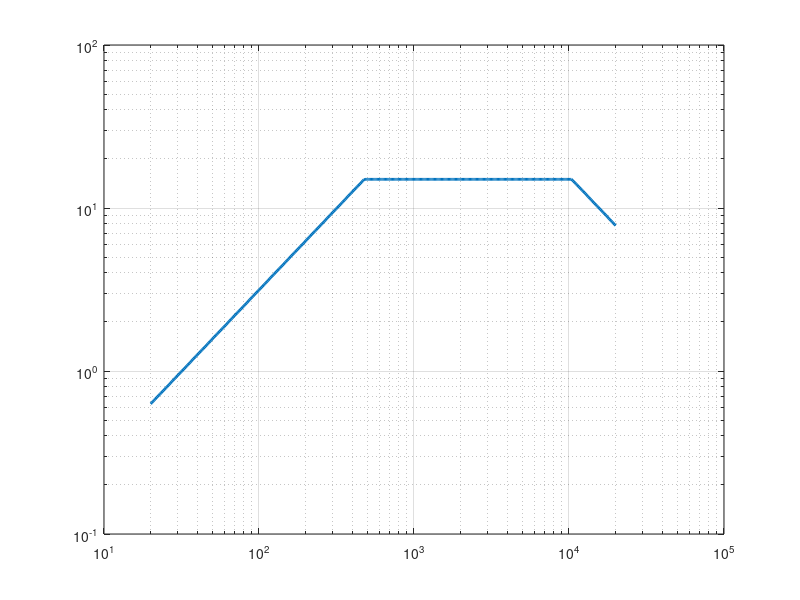

MATLAB code for this plot: (Note: this script raises an error after producing the figure.)
%CARTRIDGE_PARAM_SWEEP_V2
%   Maps which combinations of the two UNMEASURED cartridge parameters
%   (L1, R) are consistent with the AT-VM95E datasheet's published claims.
%
%   ==================================================================
%   CHANGES FROM V1 - three bugs, all of which made the sweep useless
%   ==================================================================
%
%   1. UNITS. Hforce comes out in DYNE per (cm/s), not gram-force.
%      Compliance in cm/dyne and velocity in cm/s make the analogy's
%      impedance dyne-s/cm. V1 compared dynes against a 2.0 gram-force
%      limit - a factor of 980.7 too strict. Fixed by DYNE_PER_GF.
%
%   2. TEST SIGNAL. V1 used a constant 5 cm/s across the whole band.
%      At 20 Hz that implies 5/(2*pi*20) = 398 um of displacement.
%      Real groove modulation peaks near 50 um, so V1 was demanding
%      about 8x the maximum a cutting lathe can physically cut. Force
%      scales as displacement/compliance, so this demanded ~6.2 gf at
%      20 Hz REGARDLESS of L1 and R - criterion B failed everywhere for
%      a reason unrelated to the swept parameters. Fixed by the
%      three-limit velocity envelope below.
%
%   3. PLOTTING. Peak force spans orders of magnitude (Q ~ 63 at R = 2),
%      so contourf put all its levels in one corner. Fixed with log
%      scaling on the force map, explicit clim() on the feasibility map,
%      and margin plots that show HOW MUCH each criterion passes or
%      fails by rather than just whether it does.
%
%   ==================================================================
%   THE VELOCITY ENVELOPE
%   ==================================================================
%   Recorded velocity is bounded by three independent physical limits:
%
%       v(f) = min( 2*pi*f*A_MAX ,  V_MAX ,  a_max/(2*pi*f) )
%              \_____________/      \___/    \____________/
%               displacement-       velocity- acceleration-
%               limited (groove      limited  limited (cutter
%               pitch), LF           midband  and stylus), HF
%
%   With the defaults below, the corners land at ~477 Hz and ~10.4 kHz.
%
%   Consequence worth understanding: in the constant-amplitude region
%   the demanded force is A_MAX/C2 - CONSTANT, and independent of both
%   swept parameters. So the LF end stops discriminating and criterion B
%   starts biting where it should, at the HF resonance, where it
%   discriminates on R through the resonance Q.
%
%   ==================================================================
%   UNITS (the direct analogy's own)
%     mH = mg (mass)          uF = u(cm/dyne) (compliance)
%     ohm = dyne-s/cm         A = cm/s        V = dyne
%   1 um/mN and 1 u(cm/dyne) are numerically identical (both 1e-3 m/N),
%   so datasheet compliance drops straight in with no conversion.
%   ==================================================================

clear; clc; close all;

DYNE_PER_GF = 980.665;   % gravitational acceleration, cm/s^2

%% ------------------------------------------------------------------
%  Known parameters (NOT swept)
%  ------------------------------------------------------------------
C1 = 0.0506e-6;    % vinyl surface compliance, u(cm/dyne).
                   % Property of the record + stylus contact patch, not
                   % the cartridge. Back-calculated from Pspatial's
                   % 25 kHz parallel resonance. Scales roughly as
                   % 1/(contact area) - reduce it to model a Shibata or
                   % microline stylus in the same VM95 body.

C2 = 6.5e-6;       % bearing compliance, u(cm/dyne) = um/mN.
                   % AT-VM95E published DYNAMIC compliance @ 100 Hz.
                   % This is a known datasheet value and is never swept.
                   % (See the Zener note at the bottom for how the
                   % datasheet STATIC compliance enters.)

%% ------------------------------------------------------------------
%  Velocity envelope - what a record can physically carry
%  ------------------------------------------------------------------
A_MAX = 50e-4;     % cm. Peak groove displacement, LF limit. ~50 um is
                   % a loud LP; variable-pitch cutting can exceed it
                   % briefly. This one parameter sets the entire LF
                   % force demand (= A_MAX/C2), so it matters.
V_MAX = 15;        % cm/s. Peak midband velocity. 5 cm/s is the
                   % reference level; 15 is a loud passage.
A_ACC = 1000 * DYNE_PER_GF;   % cm/s^2. Peak acceleration, HF limit.
                   % ~1000 g is the usual figure quoted for tracking-
                   % test records.

%% ------------------------------------------------------------------
%  Acceptance criteria
%  ------------------------------------------------------------------
F_MIN_HF    = 20e3;   % Hz. Lowest acceptable L1/C1 resonance, since AT
                      % specifies response to 20 kHz.
VTF_MAX     = 2.0;    % gram-force. AT-VM95E nominal tracking force.
FLAT_TOL_DB = 5.0;    % dB p-p, 20 Hz - 20 kHz.
                      % *** WEAKEST CRITERION - THIS IS AN ASSUMPTION. ***
                      % AT publishes a response RANGE (20-22 kHz) but no
                      % tolerance, so there is no published number to
                      % test against. Real MM cartridges show +2 to +5 dB
                      % of rise near the tip-mass resonance and that is
                      % normal, not a defect. V1 used 2 dB, which rejects
                      % essentially every physically real cartridge.
                      % Treat results from this criterion with suspicion.

%% ------------------------------------------------------------------
%  Sweep ranges
%  ------------------------------------------------------------------
L1_vec = linspace(0.2e-3, 1.4e-3, 140);   % mg. Typical MM tip mass is
                                          % 0.3-1.0 mg (aluminium
                                          % cantilever).
R_vec  = linspace(5, 200, 140);           % dyne-s/cm. Extended upward
                                          % from V1 - the feasible
                                          % region turns out to sit
                                          % higher than the article's
                                          % R = 40.

f  = logspace(log10(20), log10(20e3), 400);
w  = 2*pi*f;
jw = 1i*w;

%% ------------------------------------------------------------------
%  Build the velocity envelope
%  ------------------------------------------------------------------
v_env = min( min(w*A_MAX, V_MAX), A_ACC./w );   % cm/s vs frequency

f_corner_lo = V_MAX / (2*pi*A_MAX);
f_corner_hi = A_ACC / (2*pi*V_MAX);
fprintf('Velocity envelope corners: %.0f Hz and %.1f kHz\n', ...
        f_corner_lo, f_corner_hi/1e3);
fprintf('LF force demand (displacement-limited region):\n');
fprintf('  A_MAX/C2 = %.0f dyne = %.2f gf  (independent of L1 and R)\n', ...
        A_MAX/C2, A_MAX/C2/DYNE_PER_GF);
if A_MAX/C2/DYNE_PER_GF > VTF_MAX
    fprintf(['  *** This ALONE exceeds VTF_MAX. Nothing can pass.\n' ...
             '      Either A_MAX is too large or the cartridge genuinely\n' ...
             '      cannot track this record at this VTF. ***\n']);
end
fprintf('\n');

%% ------------------------------------------------------------------
%  Analytical bounds (no sweep needed)
%  ------------------------------------------------------------------
L1_ceiling = 1 / (C1 * (2*pi*F_MIN_HF)^2);
fprintf('Criterion A hard ceiling: L1 <= %.3f mg\n', L1_ceiling*1e3);
fprintf('  (heavier armature puts the HF resonance below %.0f kHz)\n\n', ...
        F_MIN_HF/1e3);

fprintf('R_crit = 2*sqrt(L1/C2), below which the force zeros go complex\n');
fprintf('and a real notch appears:\n');
for L1t = [0.4e-3 0.8e-3 1.2e-3]
    fprintf('  L1 = %.1f mg -> R_crit = %.1f\n', L1t*1e3, 2*sqrt(L1t/C2));
end
fprintf('\n');

%% ------------------------------------------------------------------
%  Sweep
%  ------------------------------------------------------------------
nL = numel(L1_vec);  nR = numel(R_vec);

f_hf       = zeros(nL, nR);   % HF resonance, Hz
peak_force = zeros(nL, nR);   % max demanded force, GRAM-FORCE
ripple_dB  = zeros(nL, nR);   % p-p flatness of Hvel, dB
f_at_peak  = zeros(nL, nR);   % where the force peak occurs, Hz

Zc1 = 1 ./ (jw * C1);         % independent of swept params

for i = 1:nL
    L1 = L1_vec(i);
    for j = 1:nR
        R = R_vec(j);

        Zbranch = jw*L1 + 1./(jw*C2) + R;

        Hvel   = Zc1 ./ (Zc1 + Zbranch);  % tf from Ii to Io
        Hforce = (Zc1 .* Zbranch) ./ (Zc1 + Zbranch); % Ii to Vab

        f_hf(i,j) = 1 / (2*pi*sqrt(L1*C1)); % every row is linearly dep

        % Force demanded by the envelope, converted to gram-force.
        force_gf = abs(Hforce) .* v_env / DYNE_PER_GF;
        [peak_force(i,j), idx] = max(force_gf);
        f_at_peak(i,j) = f(idx);

        magdB = 20*log10(abs(Hvel));
        ripple_dB(i,j) = max(magdB) - min(magdB);
    end
end

%% ------------------------------------------------------------------
%  Feasibility
%  ------------------------------------------------------------------
passA = f_hf       >= F_MIN_HF;
passB = peak_force <= VTF_MAX;
passC = ripple_dB  <= FLAT_TOL_DB;
feasible = passA & passB & passC;

fprintf('Pass rates: A %.0f%%   B %.0f%%   C %.0f%%   ALL %.1f%%\n', ...
        100*mean(passA(:)), 100*mean(passB(:)), ...
        100*mean(passC(:)), 100*mean(feasible(:)));

if ~any(feasible(:))
    fprintf(['\nNOTHING PASSES. Read the individual rates above before\n' ...
             'touching any criterion - they tell you which one is\n' ...
             'binding. If C is the culprit, suspect the criterion\n' ...
             '(FLAT_TOL_DB is an assumption, not a published spec)\n' ...
             'before suspecting the model.\n']);
end

%% ------------------------------------------------------------------
%  Plots
%  ------------------------------------------------------------------
[RR, LL] = meshgrid(R_vec, L1_vec*1e3);

figure('Name','Velocity envelope','Position',[100 100 560 380]);
loglog(f, v_env, 'LineWidth', 2); grid on; hold on;
xline(f_corner_lo, 'k--'); xline(f_corner_hi, 'k--');
xlabel('Frequency (Hz)'); ylabel('Peak velocity (cm/s)');
title('Recorded velocity envelope (three physical limits)');

figure('Name','Cartridge parameter feasibility','Position',[100 100 1100 800]);

subplot(2,3,1);
contourf(RR, LL, f_hf/1e3, 20, 'LineColor','none'); hold on;
contour(RR, LL, f_hf, [F_MIN_HF F_MIN_HF], 'w-', 'LineWidth', 2);
colorbar; xlabel('R (dyne-s/cm)'); ylabel('L1 (mg)');
title('A: HF resonance (kHz)');

subplot(2,3,2);
contourf(RR, LL, log10(peak_force), 20, 'LineColor','none'); hold on;
contour(RR, LL, peak_force, [VTF_MAX VTF_MAX], 'w-', 'LineWidth', 2);
cb = colorbar; cb.Label.String = 'log_{10}(gram-force)';
xlabel('R (dyne-s/cm)'); ylabel('L1 (mg)');
title(sprintf('B: peak force demand, limit %.1f gf', VTF_MAX));

subplot(2,3,3);
contourf(RR, LL, ripple_dB, 20, 'LineColor','none'); hold on;
contour(RR, LL, ripple_dB, [FLAT_TOL_DB FLAT_TOL_DB], 'w-', 'LineWidth', 2);
colorbar; xlabel('R (dyne-s/cm)'); ylabel('L1 (mg)');
title('C: response ripple (dB p-p)');

% Margin plots - how much each criterion passes/fails by. Far more
% informative than a binary map when nothing passes.
subplot(2,3,4);
margB = 20*log10(VTF_MAX ./ peak_force);
contourf(RR, LL, margB, 20, 'LineColor','none'); hold on;
contour(RR, LL, margB, [0 0], 'w-', 'LineWidth', 2);
colorbar; xlabel('R (dyne-s/cm)'); ylabel('L1 (mg)');
title('B margin (dB, >0 passes)');

subplot(2,3,5);
contourf(RR, LL, f_at_peak/1e3, 20, 'LineColor','none');
colorbar; xlabel('R (dyne-s/cm)'); ylabel('L1 (mg)');
title('Frequency of peak force demand (kHz)');

subplot(2,3,6);
imagesc(R_vec, L1_vec*1e3, double(feasible));
set(gca,'YDir','normal'); clim([0 1]);
colormap(gca, [0.88 0.88 0.88; 0.15 0.55 0.35]);
xlabel('R (dyne-s/cm)'); ylabel('L1 (mg)');
title('Feasible (all three)');

%% ------------------------------------------------------------------
%  Report
%  ------------------------------------------------------------------
if any(feasible(:))
    [iF, jF] = find(feasible);
    fprintf('\nFeasible region spans:\n');
    fprintf('  L1: %.3f to %.3f mg\n', min(L1_vec(iF))*1e3, max(L1_vec(iF))*1e3);
    fprintf('  R : %.1f to %.1f dyne-s/cm\n', min(R_vec(jF)), max(R_vec(jF)));
    fprintf('\nCentroid (convenience only - meaningless if the region\n');
    fprintf('is L-shaped or disconnected, so look at the map first):\n');
    fprintf('  L1 = %.3f mg,  R = %.1f\n', ...
            mean(L1_vec(iF))*1e3, mean(R_vec(jF)));
end

%% ------------------------------------------------------------------
%  ZENER BEARING - clarifying the V1 comment, which was wrong
%  ------------------------------------------------------------------
% V1's comment implied you were waiting on a datasheet value you did not
% have. You are not, and C2 was never a swept parameter.
%
% C2 above IS the datasheet number - the DYNAMIC compliance at 100 Hz.
% The sweep only ever estimates L1 and R.
%
% The datasheet ALSO gives a STATIC compliance, and the simple C2+R pair
% has nowhere to put it. The Zener (standard linear solid) model does,
% and stays rational so the whole tf/lsim/series toolchain still works:
%
%     Ceff(s) = Cinf + (C0 - Cinf)/(1 + s*tau)
%     Zbear(s) = 1/(s*Ceff(s))
%
%   C0   <- datasheet STATIC compliance
%   Cinf <- datasheet DYNAMIC compliance (100 Hz, ~ the HF asymptote)
%   tau  <- the only genuinely free parameter
%
% This REPLACES C2 and R together - relaxation IS the damping, so
% keeping both double-counts one physical mechanism. The sweep then
% becomes (L1, tau) rather than (L1, R), with better physical grounding
% and one fewer unconstrained parameter.
%
% Sanity check on the current model: it already has implicit frequency-
% dependent compliance, Ceff(s) = C2/(1 + s*R*C2), cornering at
% 1/(R*C2) = 159 Hz for R = 40. Suspiciously close to AT's 100 Hz
% measurement point, which suggests the article's values are physically
% sane. What the two-parameter form gets wrong is driving compliance to
% zero at HF rather than to a finite glassy plateau - exactly what the
% third parameter fixes.
